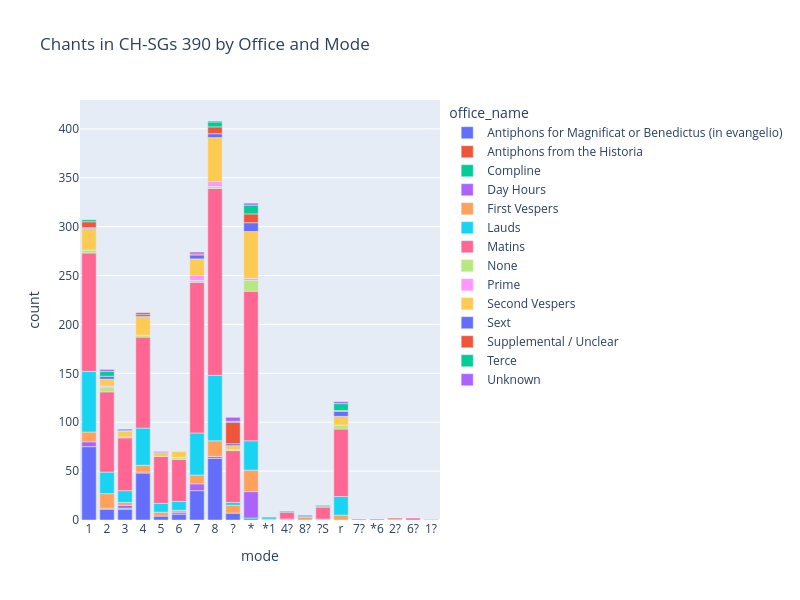

Notebook source saved alongside this figure:
### Code cell
# Quick summary of missing values
chant_office_mode_groups = chants_df.groupby(['office_name', 'mode']).size()

fig = px.bar(
    chant_office_mode_groups.reset_index(name='count'),
    x='mode',
    y='count',
    color='office_name',
    title=f"Chants in {TARGET_SIGLUM} by Office and Mode",
    width=800,
    height=600,)
fig.show()

### Figure 1 — Plotly figure (JSON) as saved in the notebook; plotly's stock layout.template omitted (floating-point values rounded to 4 significant figures)
{"data": [{"alignmentgroup": "True", "hovertemplate": "office_name=Antiphons for Magnificat or Benedictus (in evangelio)<br>mode=%{x}<br>count=%{y}<extra></extra>", "legendgroup": "Antiphons for Magnificat or Benedictus (in evangelio)", "marker": {"color": "#636efa", "pattern": {"shape": ""}}, "name": "Antiphons for Magnificat or Benedictus (in evangelio)", "offsetgroup": "Antiphons for Magnificat or Benedictus (in evangelio)", "orientation": "v", "showlegend": true, "textposition": "auto", "type": "bar", "x": ["1", "2", "3", "4", "5", "6", "7", "8", "?"], "xaxis": "x", "y": [75, 11, 11, 48, 4, 6, 30, 63, 7], "yaxis": "y"}, {"alignmentgroup": "True", "hovertemplate": "office_name=Antiphons from the Historia<br>mode=%{x}<br>count=%{y}<extra></extra>", "legendgroup": "Antiphons from the Historia", "marker": {"color": "#EF553B", "pattern": {"shape": ""}}, "name": "Antiphons from the Historia", "offsetgroup": "Antiphons from the Historia", "orientation": "v", "showlegend": true, "textposition": "auto", "type": "bar", "x": ["2", "4"], "xaxis": "x", "y": [1, 1], "yaxis": "y"}, {"alignmentgroup": "True", "hovertemplate": "office_name=Compline<br>mode=%{x}<br>count=%{y}<extra></extra>", "legendgroup": "Compline", "marker": {"color": "#00cc96", "pattern": {"shape": ""}}, "name": "Compline", "offsetgroup": "Compline", "orientation": "v", "showlegend": true, "textposition": "auto", "type": "bar", "x": ["*", "3"], "xaxis": "x", "y": [2, 1], "yaxis": "y"}, {"alignmentgroup": "True", "hovertemplate": "office_name=Day Hours<br>mode=%{x}<br>count=%{y}<extra></extra>", "legendgroup": "Day Hours", "marker": {"color": "#ab63fa", "pattern": {"shape": ""}}, "name": "Day Hours", "offsetgroup": "Day Hours", "orientation": "v", "showlegend": true, "textposition": "auto", "type": "bar", "x": ["*", "1", "3", "6", "7", "8"], "xaxis": "x", "y": [27, 5, 3, 2, 7, 2], "yaxis": "y"}, {"alignmentgroup": "True", "hovertemplate": "office_name=First Vespers<br>mode=%{x}<br>count=%{y}<extra></extra>", "legendgroup": "First Vespers", "marker": {"color": "#FFA15A", "pattern": {"shape": ""}}, "name": "First Vespers", "offsetgroup": "First Vespers", "orientation": "v", "showlegend": true, "textposition": "auto", "type": "bar", "x": ["*", "*1", "1", "2", "3", "4", "4?", "5", "6", "7", "8", "8?", "?", "?S", "r"], "xaxis": "x", "y": [22, 1, 10, 15, 3, 7, 1, 4, 2, 9, 16, 3, 8, 1, 5], "yaxis": "y"}, {"alignmentgroup": "True", "hovertemplate": "office_name=Lauds<br>mode=%{x}<br>count=%{y}<extra></extra>", "legendgroup": "Lauds", "marker": {"color": "#19d3f3", "pattern": {"shape": ""}}, "name": "Lauds", "offsetgroup": "Lauds", "orientation": "v", "showlegend": true, "textposition": "auto", "type": "bar", "x": ["*", "*1", "1", "2", "3", "4", "5", "6", "7", "7?", "8", "?", "r"], "xaxis": "x", "y": [30, 2, 62, 22, 12, 38, 9, 9, 43, 1, 67, 3, 19], "yaxis": "y"}, {"alignmentgroup": "True", "hovertemplate": "office_name=Matins<br>mode=%{x}<br>count=%{y}<extra></extra>", "legendgroup": "Matins", "marker": {"color": "#FF6692", "pattern": {"shape": ""}}, "name": "Matins", "offsetgroup": "Matins", "orientation": "v", "showlegend": true, "textposition": "auto", "type": "bar", "x": ["*", "*6", "1", "2", "2?", "3", "4", "4?", "5", "6", "6?", "7", "8", "?", "?S", "r"], "xaxis": "x", "y": [153, 1, 121, 82, 1, 54, 93, 7, 48, 43, 2, 154, 191, 53, 12, 69], "yaxis": "y"}, {"alignmentgroup": "True", "hovertemplate": "office_name=None<br>mode=%{x}<br>count=%{y}<extra></extra>", "legendgroup": "None", "marker": {"color": "#B6E880", "pattern": {"shape": ""}}, "name": "None", "offsetgroup": "None", "orientation": "v", "showlegend": true, "textposition": "auto", "type": "bar", "x": ["*", "1", "2", "4", "6", "7", "8", "?", "r"], "xaxis": "x", "y": [11, 3, 5, 2, 2, 2, 2, 1, 4], "yaxis": "y"}, {"alignmentgroup": "True", "hovertemplate": "office_name=Prime<br>mode=%{x}<br>count=%{y}<extra></extra>", "legendgroup": "Prime", "marker": {"color": "#FF97FF", "pattern": {"shape": ""}}, "name": "Prime", "offsetgroup": "Prime", "orientation": "v", "showlegend": true, "textposition": "auto", "type": "bar", "x": ["*", "2", "3", "7", "8"], "xaxis": "x", "y": [2, 1, 1, 5, 5], "yaxis": "y"}, {"alignmentgroup": "True", "hovertemplate": "office_name=Second Vespers<br>mode=%{x}<br>count=%{y}<extra></extra>", "legendgroup": "Second Vespers", "marker": {"color": "#FECB52", "pattern": {"shape": ""}}, "name": "Second Vespers", "offsetgroup": "Second Vespers", "orientation": "v", "showlegend": true, "textposition": "auto", "type": "bar", "x": ["*", "1", "1?", "2", "3", "4", "5", "6", "7", "8", "?", "r"], "xaxis": "x", "y": [48, 22, 1, 7, 6, 19, 3, 6, 17, 45, 4, 9], "yaxis": "y"}, {"alignmentgroup": "True", "hovertemplate": "office_name=Sext<br>mode=%{x}<br>count=%{y}<extra></extra>", "legendgroup": "Sext", "marker": {"color": "#636efa", "pattern": {"shape": ""}}, "name": "Sext", "offsetgroup": "Sext", "orientation": "v", "showlegend": true, "textposition": "auto", "type": "bar", "x": ["*", "1", "2", "3", "4", "7", "8", "8?", "?", "r"], "xaxis": "x", "y": [9, 1, 3, 1, 2, 4, 4, 1, 2, 5], "yaxis": "y"}, {"alignmentgroup": "True", "hovertemplate": "office_name=Supplemental / Unclear<br>mode=%{x}<br>count=%{y}<extra></extra>", "legendgroup": "Supplemental / Unclear", "marker": {"color": "#EF553B", "pattern": {"shape": ""}}, "name": "Supplemental / Unclear", "offsetgroup": "Supplemental / Unclear", "orientation": "v", "showlegend": true, "textposition": "auto", "type": "bar", "x": ["*", "1", "2?", "3", "4", "5", "7", "8", "?", "?S", "r"], "xaxis": "x", "y": [9, 6, 1, 1, 2, 1, 1, 7, 22, 1, 1], "yaxis": "y"}, {"alignmentgroup": "True", "hovertemplate": "office_name=Terce<br>mode=%{x}<br>count=%{y}<extra></extra>", "legendgroup": "Terce", "marker": {"color": "#00cc96", "pattern": {"shape": ""}}, "name": "Terce", "offsetgroup": "Terce", "orientation": "v", "showlegend": true, "textposition": "auto", "type": "bar", "x": ["*", "1", "2", "4?", "8", "8?", "?", "?S", "r"], "xaxis": "x", "y": [9, 2, 5, 1, 5, 1, 1, 1, 7], "yaxis": "y"}, {"alignmentgroup": "True", "hovertemplate": "office_name=Unknown<br>mode=%{x}<br>count=%{y}<extra></extra>", "legendgroup": "Unknown", "marker": {"color": "#ab63fa", "pattern": {"shape": ""}}, "name": "Unknown", "offsetgroup": "Unknown", "orientation": "v", "showlegend": true, "textposition": "auto", "type": "bar", "x": ["*", "2", "5", "7", "8", "?", "r"], "xaxis": "x", "y": [2, 2, 1, 2, 1, 4, 2], "yaxis": "y"}], "layout": {"barmode": "relative", "height": 600, "legend": {"title": {"text": "office_name"}, "tracegroupgap": 0}, "title": {"text": "Chants in CH-SGs 390 by Office and Mode"}, "width": 800, "xaxis": {"anchor": "y", "domain": [0, 1], "title": {"text": "mode"}}, "yaxis": {"anchor": "x", "domain": [0, 1], "title": {"text": "count"}}}}
